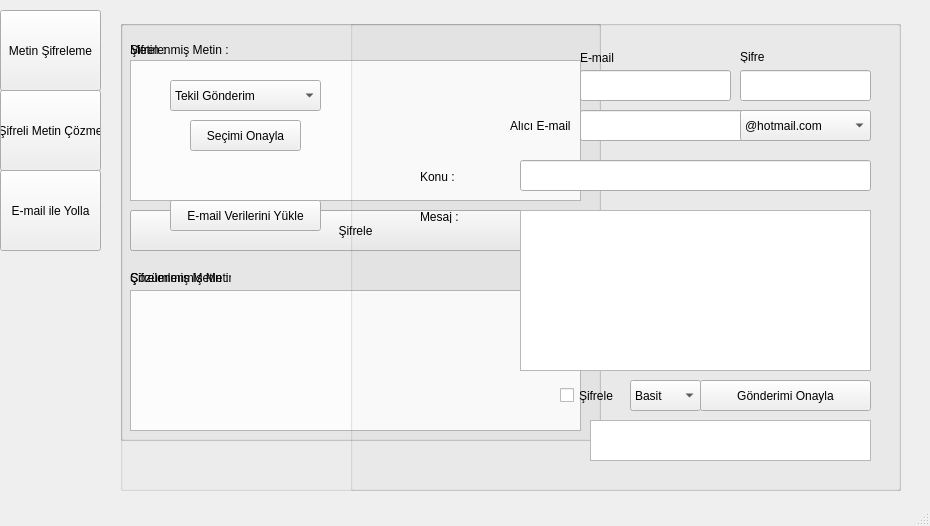
<?xml version="1.0" encoding="UTF-8"?>
<ui version="4.0">
 <class>MainWindow</class>
 <widget class="QMainWindow" name="MainWindow">
  <property name="geometry">
   <rect>
    <x>0</x>
    <y>0</y>
    <width>930</width>
    <height>526</height>
   </rect>
  </property>
  <property name="maximumSize">
   <size>
    <width>930</width>
    <height>526</height>
   </size>
  </property>
  <property name="windowTitle">
   <string>MainWindow</string>
  </property>
  <widget class="QWidget" name="centralwidget">
   <widget class="QGroupBox" name="groupBox">
    <property name="geometry">
     <rect>
      <x>120</x>
      <y>20</y>
      <width>481</width>
      <height>421</height>
     </rect>
    </property>
    <property name="title">
     <string/>
    </property>
    <widget class="QTextBrowser" name="textBrowser">
     <property name="geometry">
      <rect>
       <x>10</x>
       <y>270</y>
       <width>451</width>
       <height>141</height>
      </rect>
     </property>
    </widget>
    <widget class="QTextEdit" name="textEdit">
     <property name="geometry">
      <rect>
       <x>10</x>
       <y>40</y>
       <width>451</width>
       <height>141</height>
      </rect>
     </property>
    </widget>
    <widget class="QPushButton" name="pushButton">
     <property name="geometry">
      <rect>
       <x>100</x>
       <y>190</y>
       <width>361</width>
       <height>41</height>
      </rect>
     </property>
     <property name="text">
      <string>Şifrele</string>
     </property>
    </widget>
    <widget class="QLabel" name="label_2">
     <property name="geometry">
      <rect>
       <x>10</x>
       <y>250</y>
       <width>101</width>
       <height>16</height>
      </rect>
     </property>
     <property name="text">
      <string>Şifrelenmiş Metin :</string>
     </property>
    </widget>
    <widget class="QLabel" name="label">
     <property name="geometry">
      <rect>
       <x>10</x>
       <y>20</y>
       <width>141</width>
       <height>20</height>
      </rect>
     </property>
     <property name="text">
      <string>Metin :</string>
     </property>
    </widget>
    <widget class="QComboBox" name="comboBox">
     <property name="geometry">
      <rect>
       <x>10</x>
       <y>190</y>
       <width>81</width>
       <height>41</height>
      </rect>
     </property>
     <item>
      <property name="text">
       <string>Low</string>
      </property>
     </item>
     <item>
      <property name="text">
       <string>Medium</string>
      </property>
     </item>
     <item>
      <property name="text">
       <string>Hard</string>
      </property>
     </item>
    </widget>
   </widget>
   <widget class="QPushButton" name="pushButton_2">
    <property name="geometry">
     <rect>
      <x>0</x>
      <y>10</y>
      <width>101</width>
      <height>81</height>
     </rect>
    </property>
    <property name="text">
     <string>Metin Şifreleme</string>
    </property>
   </widget>
   <widget class="QPushButton" name="pushButton_3">
    <property name="geometry">
     <rect>
      <x>0</x>
      <y>90</y>
      <width>101</width>
      <height>81</height>
     </rect>
    </property>
    <property name="text">
     <string>Şifreli Metin Çözme</string>
    </property>
   </widget>
   <widget class="QPushButton" name="pushButton_4">
    <property name="geometry">
     <rect>
      <x>0</x>
      <y>170</y>
      <width>101</width>
      <height>81</height>
     </rect>
    </property>
    <property name="text">
     <string>E-mail ile Yolla</string>
    </property>
    <property name="checkable">
     <bool>false</bool>
    </property>
    <property name="default">
     <bool>false</bool>
    </property>
   </widget>
   <widget class="QGroupBox" name="groupBox_2">
    <property name="geometry">
     <rect>
      <x>120</x>
      <y>20</y>
      <width>481</width>
      <height>421</height>
     </rect>
    </property>
    <property name="title">
     <string/>
    </property>
    <widget class="QTextBrowser" name="textBrowser_2">
     <property name="geometry">
      <rect>
       <x>10</x>
       <y>270</y>
       <width>451</width>
       <height>141</height>
      </rect>
     </property>
    </widget>
    <widget class="QTextEdit" name="textEdit_2">
     <property name="geometry">
      <rect>
       <x>10</x>
       <y>40</y>
       <width>451</width>
       <height>141</height>
      </rect>
     </property>
    </widget>
    <widget class="QPushButton" name="pushButton_6">
     <property name="geometry">
      <rect>
       <x>10</x>
       <y>190</y>
       <width>451</width>
       <height>41</height>
      </rect>
     </property>
     <property name="text">
      <string>Şifrele</string>
     </property>
    </widget>
    <widget class="QLabel" name="label_3">
     <property name="geometry">
      <rect>
       <x>10</x>
       <y>250</y>
       <width>101</width>
       <height>16</height>
      </rect>
     </property>
     <property name="text">
      <string>Çözümlenmiş Metin:</string>
     </property>
    </widget>
    <widget class="QLabel" name="label_4">
     <property name="geometry">
      <rect>
       <x>10</x>
       <y>20</y>
       <width>141</width>
       <height>20</height>
      </rect>
     </property>
     <property name="text">
      <string>Şifrelenmiş Metin :</string>
     </property>
    </widget>
   </widget>
   <widget class="QGroupBox" name="groupBox_4">
    <property name="geometry">
     <rect>
      <x>120</x>
      <y>20</y>
      <width>781</width>
      <height>471</height>
     </rect>
    </property>
    <property name="title">
     <string/>
    </property>
    <widget class="QPushButton" name="pushButton_10">
     <property name="geometry">
      <rect>
       <x>50</x>
       <y>180</y>
       <width>151</width>
       <height>31</height>
      </rect>
     </property>
     <property name="text">
      <string>E-mail Verilerini Yükle</string>
     </property>
    </widget>
    <widget class="QPushButton" name="pushButton_9">
     <property name="geometry">
      <rect>
       <x>70</x>
       <y>100</y>
       <width>111</width>
       <height>31</height>
      </rect>
     </property>
     <property name="text">
      <string>Seçimi Onayla</string>
     </property>
    </widget>
    <widget class="QComboBox" name="comboBox_5">
     <property name="geometry">
      <rect>
       <x>50</x>
       <y>60</y>
       <width>151</width>
       <height>31</height>
      </rect>
     </property>
     <item>
      <property name="text">
       <string>Tekil Gönderim</string>
      </property>
     </item>
     <item>
      <property name="text">
       <string>Toplu Gönderim</string>
      </property>
     </item>
    </widget>
    <widget class="QGroupBox" name="groupBox_3">
     <property name="geometry">
      <rect>
       <x>230</x>
       <y>0</y>
       <width>551</width>
       <height>471</height>
      </rect>
     </property>
     <property name="title">
      <string/>
     </property>
     <widget class="QLabel" name="label_5">
      <property name="geometry">
       <rect>
        <x>230</x>
        <y>30</y>
        <width>91</width>
        <height>16</height>
       </rect>
      </property>
      <property name="text">
       <string>E-mail</string>
      </property>
     </widget>
     <widget class="QLabel" name="label_9">
      <property name="geometry">
       <rect>
        <x>70</x>
        <y>150</y>
        <width>47</width>
        <height>13</height>
       </rect>
      </property>
      <property name="text">
       <string>Konu :</string>
      </property>
     </widget>
     <widget class="QComboBox" name="comboBox_4">
      <property name="geometry">
       <rect>
        <x>390</x>
        <y>90</y>
        <width>131</width>
        <height>31</height>
       </rect>
      </property>
      <item>
       <property name="text">
        <string>@hotmail.com</string>
       </property>
      </item>
      <item>
       <property name="text">
        <string>@hotmail.com.tr</string>
       </property>
      </item>
      <item>
       <property name="text">
        <string>@outlook.com</string>
       </property>
      </item>
      <item>
       <property name="text">
        <string>@outlook.com.tr</string>
       </property>
      </item>
     </widget>
     <widget class="QCheckBox" name="checkBox">
      <property name="geometry">
       <rect>
        <x>210</x>
        <y>360</y>
        <width>70</width>
        <height>31</height>
       </rect>
      </property>
      <property name="text">
       <string>Şifrele</string>
      </property>
     </widget>
     <widget class="QLabel" name="label_6">
      <property name="geometry">
       <rect>
        <x>390</x>
        <y>30</y>
        <width>47</width>
        <height>13</height>
       </rect>
      </property>
      <property name="text">
       <string>Şifre</string>
      </property>
     </widget>
     <widget class="QLabel" name="label_8">
      <property name="geometry">
       <rect>
        <x>160</x>
        <y>90</y>
        <width>61</width>
        <height>31</height>
       </rect>
      </property>
      <property name="text">
       <string>Alıcı E-mail :</string>
      </property>
     </widget>
     <widget class="QLineEdit" name="lineEdit_4">
      <property name="geometry">
       <rect>
        <x>230</x>
        <y>50</y>
        <width>151</width>
        <height>31</height>
       </rect>
      </property>
     </widget>
     <widget class="QLineEdit" name="lineEdit">
      <property name="geometry">
       <rect>
        <x>230</x>
        <y>90</y>
        <width>291</width>
        <height>31</height>
       </rect>
      </property>
     </widget>
     <widget class="QComboBox" name="comboBox_3">
      <property name="geometry">
       <rect>
        <x>280</x>
        <y>360</y>
        <width>71</width>
        <height>31</height>
       </rect>
      </property>
      <item>
       <property name="text">
        <string>Basit</string>
       </property>
      </item>
      <item>
       <property name="text">
        <string>Orta</string>
       </property>
      </item>
      <item>
       <property name="text">
        <string>Zor</string>
       </property>
      </item>
     </widget>
     <widget class="QLineEdit" name="lineEdit_3">
      <property name="geometry">
       <rect>
        <x>390</x>
        <y>50</y>
        <width>131</width>
        <height>31</height>
       </rect>
      </property>
      <property name="echoMode">
       <enum>QLineEdit::Password</enum>
      </property>
     </widget>
     <widget class="QLabel" name="label_7">
      <property name="geometry">
       <rect>
        <x>70</x>
        <y>190</y>
        <width>47</width>
        <height>13</height>
       </rect>
      </property>
      <property name="text">
       <string>Mesaj :</string>
      </property>
     </widget>
     <widget class="QLineEdit" name="lineEdit_2">
      <property name="geometry">
       <rect>
        <x>170</x>
        <y>140</y>
        <width>351</width>
        <height>31</height>
       </rect>
      </property>
     </widget>
     <widget class="QPushButton" name="pushButton_8">
      <property name="geometry">
       <rect>
        <x>350</x>
        <y>360</y>
        <width>171</width>
        <height>31</height>
       </rect>
      </property>
      <property name="text">
       <string>Gönderimi Onayla</string>
      </property>
     </widget>
     <widget class="QTextBrowser" name="textBrowser_4">
      <property name="geometry">
       <rect>
        <x>240</x>
        <y>400</y>
        <width>281</width>
        <height>41</height>
       </rect>
      </property>
     </widget>
     <widget class="QTextEdit" name="textEdit_4">
      <property name="geometry">
       <rect>
        <x>170</x>
        <y>190</y>
        <width>351</width>
        <height>161</height>
       </rect>
      </property>
     </widget>
     <zorder>lineEdit</zorder>
     <zorder>label_5</zorder>
     <zorder>label_9</zorder>
     <zorder>comboBox_4</zorder>
     <zorder>checkBox</zorder>
     <zorder>label_6</zorder>
     <zorder>label_8</zorder>
     <zorder>lineEdit_4</zorder>
     <zorder>comboBox_3</zorder>
     <zorder>lineEdit_3</zorder>
     <zorder>label_7</zorder>
     <zorder>lineEdit_2</zorder>
     <zorder>pushButton_8</zorder>
     <zorder>textBrowser_4</zorder>
     <zorder>textEdit_4</zorder>
    </widget>
   </widget>
   <widget class="QLabel" name="label_10">
    <property name="geometry">
     <rect>
      <x>16</x>
      <y>0</y>
      <width>901</width>
      <height>491</height>
     </rect>
    </property>
    <property name="text">
     <string/>
    </property>
   </widget>
   <zorder>label_10</zorder>
   <zorder>groupBox</zorder>
   <zorder>pushButton_2</zorder>
   <zorder>pushButton_3</zorder>
   <zorder>pushButton_4</zorder>
   <zorder>groupBox_2</zorder>
   <zorder>groupBox_4</zorder>
  </widget>
  <widget class="QMenuBar" name="menubar">
   <property name="geometry">
    <rect>
     <x>0</x>
     <y>0</y>
     <width>930</width>
     <height>21</height>
    </rect>
   </property>
  </widget>
  <widget class="QStatusBar" name="statusbar"/>
 </widget>
 <resources/>
 <connections/>
</ui>
